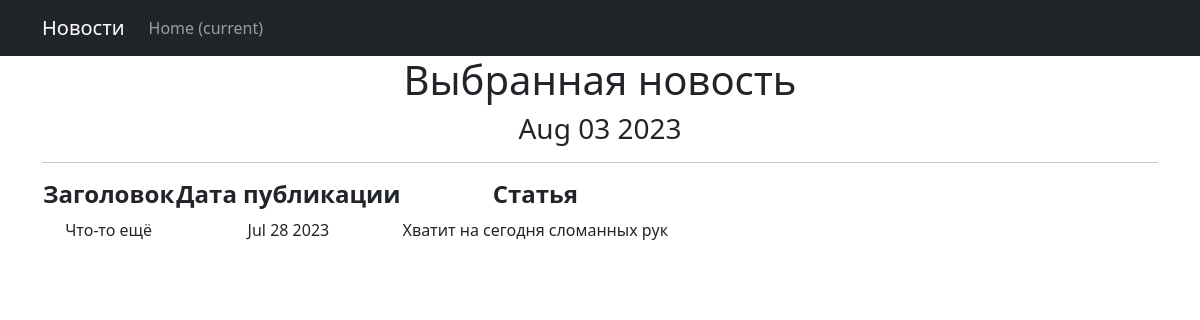
Screenshot of /news/3 with the database file from the repository.
### news_portal/models.py (models this page shows, shortened)
class Post(models.Model):
    time_in = models.DateTimeField(auto_now_add = True)
    time_update = models.DateTimeField(auto_now_add=True)
    type = models.CharField(max_length = 100)
    author = models.ForeignKey(Author, default=1, on_delete = models.SET_DEFAULT)
    category = models.ManyToManyField(Category, through = 'PostCategory')
    title = models.CharField(max_length = 255)
    text = models.TextField()
    rating = models.IntegerField(default=0)

### news_portal/views.py (the view)
# urls.py: path('<int:pk>', PostDetail.as_view()),
class PostDetail(DetailView):
    model = Post
    template_name = 'new.html'
    context_object_name = 'new'

### news_portal/templatetags/custom_filters.py (called while the page is built)
@register.filter()
def censor(value):
    for word in censored_word:
        if word.lower() in value.lower():
            value = value.replace(word[1:], '*' * len(word))
    return value

### news_portal/templatetags/custom_tags.py (called while the page is built)
@register.simple_tag()
def current_time(format_string='%b %d %Y'):
   return datetime.utcnow().strftime(format_string)

### templates/new.html (shortened to what this page needs)
{% extends 'flatpages/default.html' %}
{% load custom_filters %}
{% load custom_tags %}
{% block content %}
   <h1>Выбранная новость</h1>
    <h3>{% current_time '%b %d %Y' %}</h3>
   <hr>
      <table>
           <tr>
               <td><h4><b>Заголовок</b></h4></td>
               <td><h4><b>Дата публикации</b></h4></td>
               <td><h4><b>Статья</b></h4></td>
           </tr>
           <tr>
               <td>{{ new.title|censor }}</td>
               <td>{{ new.time_in|date:'M d Y' }}</td>
               <td>{{ new.text|censor }}</td>
           </tr>
       </table>
{% endblock content %}

### rows the page displays
Post: title|censor "Что-то ещё", time_in "Jul 28 2023", text|censor "Хватит на сегодня сломанных рук"
